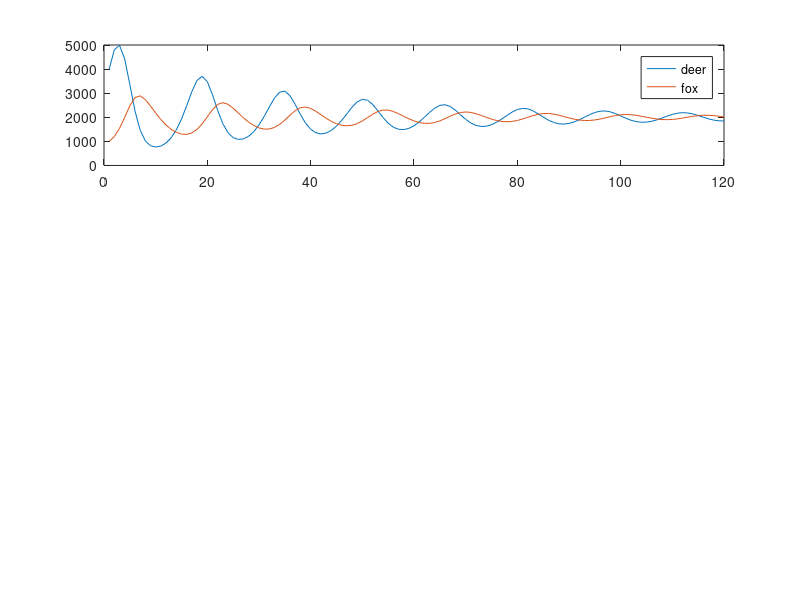

Recreate this plot in MATLAB. (Note: this script raises an error after producing the figure.)
%Task 1

% duration
months = 120;
% schrittweite der diskretisierung? 
h = 0.1; 
% resource capacity
M = 10000;


% deer growth
alpha = 0.001;
% fox decreasing 
gamma = 2;
% deer reduction
beta = 0.003;
% fresh meat increase
delta = 0.001;

% deer
x0 = 4000;
% fox
y0 = 1000; 

%1. := index
%2. := x
%3. := y
result= zeros(3,months);
result(1,1)=1;
result(2,1)=x0;
result(3,1)=y0;
figure
for i=2:months
    
    result(1,i)=i;
    %xn-1
    x = result(2,i-1);
    %yn-1
    y = result(3,i-1);
    
    %difference equation for x
    x_new = x + h * (x * alpha * (M - x - y) - x * y * beta);
    x_new = round(x_new);
    %difference equation for y
    y_new = y + h * (y * (delta * x - gamma));
    y_new = round(y_new);
        
    result(2,i)= x_new;
    result(3,i)= y_new;
    
end
subplot(3,1,1)
plot(result(1,:), result(2,:), result(1,:), result(3,:));
legend('deer','fox')


%Task 2

rows = 70;
col = 200;
k=1;
p1= 0.01;
p2= 0.8;
p3= 0.01;

result_ca= zeros(3,months);
result_ca(1,1)=1;
result_ca(2,1)=x0;
result_ca(3,1)=y0;

%init a matix of rows*col cells with x0 deers and y0 foxes at random
%positions
% 0 ... empty
% 1 ... deer
% 2 ... fox
N = rows*col;
random_positions = randperm(N, y0 + x0);
init_values = zeros(1,N);
for i=1:(y0+x0)
    if i<=x0
        init_values(random_positions(i))=1;
    else
        init_values(random_positions(i))=2;
    end
   
end
ca = vec2mat(init_values, col);

 

%simulation of ca
for m=1:months
    tmp=ca;
    for i=1:rows
        for j=1:col
            
            %if cell is empty
            if ca(i,j) == 0
                
                neighbour = getRandomNeighbour(ca,k,i,j);
                
                %check if neighbour is prey
                if neighbour == 1
                    
                    %if rand <= p1 empty cell is prey
                    if rand()<= p1
                        tmp(i,j) = 1;
                    end
                end
                
            %if cell is prey    
            elseif ca(i,j) == 1
             neighbour = getRandomNeighbour(ca,k,i,j);
                
                %check if neighbour is predator
                if neighbour == 2
                    
                    %if rand <= p2 empty cell is predator
                    if rand()<= p2
                        tmp(i,j) = 2;
                    end
                end
                
            %if cell is predator
            elseif ca(i,j) == 2
                
                %if rand <= p3 predator is dying
                if rand() <= p3
                    tmp(i,j) = 0;
                end
            end
   
        end
    end
    ca=tmp;
    
    subplot(3,1,2)
    hold on;
    spy(ca==0, 'w');
    spy(ca==2,'r');
    spy(ca==1,'g');
    hold off;
    drawnow
    
    result_ca(1,m)=m;
    result_ca(2,m)= sum(sum(ca==1));
    result_ca(3,m)= sum(sum(ca==2));
    
end
% add plot of aggregated ca
subplot(3,1,3)
plot(result_ca(1,:), result_ca(2,:), result_ca(1,:), result_ca(3,:));
legend('deer','fox')

%return random neighbour 
function neighbour = getRandomNeighbour(ca,k,x,y)
neighbours= [];
rows=size(ca,1);
col=size(ca,2);
for i=(x-k):(x+k)
    for j= (y-k):(y+k)
        if i>0 && i<=rows && j>0 && j<=col 
          neighbours = [neighbours;ca(i,j)];  
        end
    end
end

neighbour = neighbours(randperm(numel(neighbours),1));
end
